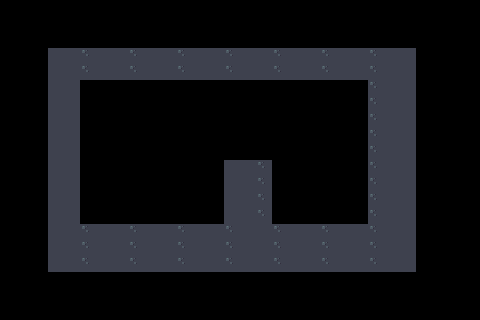

This is a level from a 2D game, rendered from its Tiled map with the project's own tilesets. A one-line summary and the complete map file follow:
An orthogonal 30x20 tile map with 16x16 px tiles, 1 tile layer (Tile Layer).

<map version="1.10" tiledversion="1.11.2" orientation="orthogonal" renderorder="right-down" width="30" height="20" tilewidth="16" tileheight="16" infinite="0" nextlayerid="6" nextobjectid="6">
 <tileset firstgid="1" source="tilesets/dungeon_tiles_new.tsx" />
 <layer id="1" name="Tile Layer" width="30" height="20">
  <data encoding="csv">
0,0,0,0,0,0,0,0,0,0,0,0,0,0,0,0,0,0,0,0,0,0,0,0,0,0,0,0,0,0,
0,0,0,0,0,0,0,0,0,0,0,0,0,0,0,0,0,0,0,0,0,0,0,0,0,0,0,0,0,0,
0,0,0,0,0,0,0,0,0,0,0,0,0,0,0,0,0,0,0,0,0,0,0,0,0,0,0,0,0,0,
0,0,0,25,26,27,25,26,27,25,26,27,25,26,27,25,26,27,25,26,27,25,26,27,25,26,0,0,0,0,
0,0,0,25,26,27,25,26,27,25,26,27,25,26,27,25,26,27,25,26,27,25,26,27,25,26,0,0,0,0,
0,0,0,25,26,0,0,0,0,0,0,0,0,0,0,0,0,0,0,0,0,0,0,27,25,26,0,0,0,0,
0,0,0,25,26,0,0,0,0,0,0,0,0,0,0,0,0,0,0,0,0,0,0,27,25,26,0,0,0,0,
0,0,0,25,26,0,0,0,0,0,0,0,0,0,0,0,0,0,0,0,0,0,0,27,25,26,0,0,0,0,
0,0,0,25,26,0,0,0,0,0,0,0,0,0,0,0,0,0,0,0,0,0,0,27,25,26,0,0,0,0,
0,0,0,25,26,0,0,0,0,0,0,0,0,0,0,0,0,0,0,0,0,0,0,27,25,26,0,0,0,0,
0,0,0,25,26,0,0,0,0,0,0,0,0,0,25,26,27,0,0,0,0,0,0,27,25,26,0,0,0,0,
0,0,0,25,26,0,0,0,0,0,0,0,0,0,25,26,27,0,0,0,0,0,0,27,25,26,0,0,0,0,
0,0,0,25,26,0,0,0,0,0,0,0,0,0,25,26,27,0,0,0,0,0,0,27,25,26,0,0,0,0,
0,0,0,25,26,0,0,0,0,0,0,0,0,0,25,26,27,0,0,0,0,0,0,27,25,26,0,0,0,0,
0,0,0,25,26,27,25,26,27,25,26,27,25,26,27,25,26,27,25,26,27,25,26,27,25,26,0,0,0,0,
0,0,0,25,26,27,25,26,27,25,26,27,25,26,27,25,26,27,25,26,27,25,26,27,25,26,0,0,0,0,
0,0,0,25,26,27,25,26,27,25,26,27,25,26,27,25,26,27,25,26,27,25,26,27,25,26,0,0,0,0,
0,0,0,0,0,0,0,0,0,0,0,0,0,0,0,0,0,0,0,0,0,0,0,0,0,0,0,0,0,0,
0,0,0,0,0,0,0,0,0,0,0,0,0,0,0,0,0,0,0,0,0,0,0,0,0,0,0,0,0,0,
0,0,0,0,0,0,0,0,0,0,0,0,0,0,0,0,0,0,0,0,0,0,0,0,0,0,0,0,0,0
</data>
 </layer>
</map>